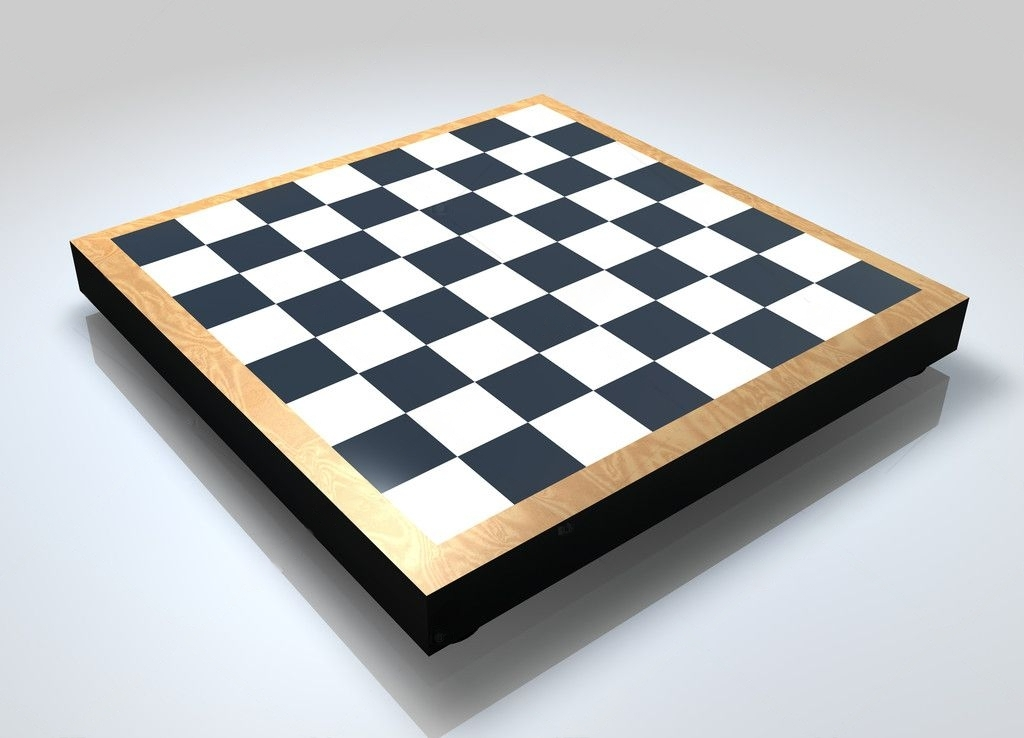
#> input picture 3d_testing/Test_Images/chess2.jpg, 1024 x 738 px; its folder holds only this picture in this run
$ python pose_estimation.py
#> lines starting #> are read from the running program, lines starting #| are printed output that depends on the picture
import cv2
import numpy as np
import glob

# [6 lines of commented-out code are left out]

def draw(img, corners, imgpts):
    imgpts = np.int32(imgpts).reshape(-1,2)

    # draw ground floor in green
    img = cv2.drawContours(img, [imgpts[:4]],-1,(0,255,0),-3)

    # draw pillars in blue color
    for i,j in zip(range(4),range(4,8)):
        img = cv2.line(img, tuple(imgpts[i]), tuple(imgpts[j]),(255),3)

    # draw top layer in red color
    img = cv2.drawContours(img, [imgpts[4:]],-1,(0,0,255),3)

    return img

with np.load("3d_testing//calibration.npz") as X:
#> (reads 3d_testing/calibration.npz from the repository)
    mtx, dist, _, _ = [X[i] for i in ("mtx","dist","rvecs","tvecs")]

criteria = (cv2.TERM_CRITERIA_EPS + cv2.TERM_CRITERIA_MAX_ITER, 30, 0.001)
objp = np.zeros((6*6,3), np.float32)
objp[:,:2] = np.mgrid[0:6,0:6].T.reshape(-1,2)

axis = np.float32([[0,0,0], [0,3,0], [3,3,0], [3,0,0],[0,0,-3],[0,3,-3],[3,3,-3],[3,0,-3] ])

for fname in glob.glob('3d_testing//Test_Images//chess2*.jpg'):
    img = cv2.imread(fname)
#> img is the input picture: shape (738, 1024, 3); mean B, G, R 184.3, 183.1, 181.2
    gray = cv2.cvtColor(img,cv2.COLOR_BGR2GRAY)
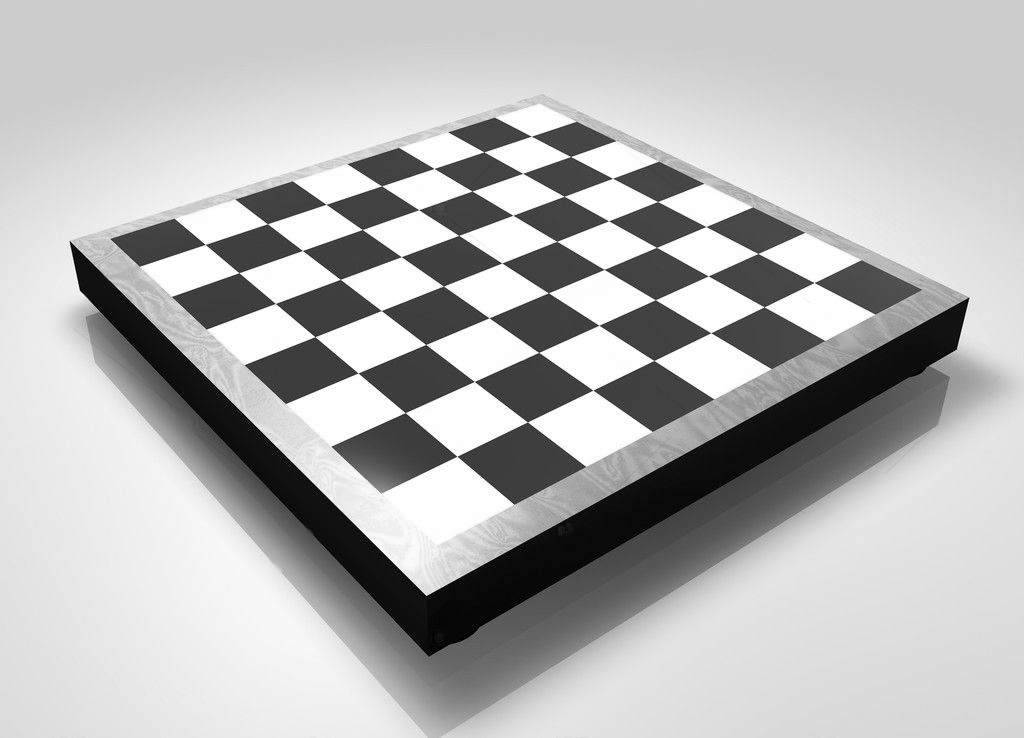
#> gray: shape (738, 1024); min 0, max 255, mean 182.6
    ret, corners = cv2.findChessboardCorners(gray, (6,6),None)
#> ret = True; corners = 36 rows, first 8: [267.4, 223.7], [326, 204.4], [381.6, 185.8], [433.9, 168.4], [483.8, 151.9], [531.4, 136.3], [302.4, 250.5], [362.4, 229.5]


    if ret == True:
        corners2 = cv2.cornerSubPix(gray,corners,(11,11),(-1,-1),criteria)
#> corners2 = 36 rows, first 8: [267.4, 223.7], [326.1, 204.4], [381.5, 185.9], [434.1, 168.5], [483.9, 151.8], [531.3, 136.2], [302.4, 250.5], [362.3, 229.5]

        # Find the rotation and translation vectors.
        _, rvecs, tvecs, inliers = cv2.solvePnPRansac(objp, corners2, mtx, dist)
#> rvecs = [1.23e-311, 1.23e-311, 1.22e-311]; tvecs = [4.94e-323, 2.42e-322, 4.67e-310]
        # print(type(rvecs), type(tvecs))
        # print("ROTATIONVECTOR: ", rvecs)
        # print("TRANSLATIONVECTOR: ", tvecs)
        # project 3D points to image plane
        imgpts, jac = cv2.projectPoints(axis, rvecs, tvecs, mtx, dist)
#> imgpts = [[nan, nan], [nan, nan], [nan, nan], [nan, nan], [446.6, 803.6], [4940.7, 1.26e+10], [1.37e+11, 5.02e+10], [3.42e+10, -497301.7]]

        img = draw(img,corners2,imgpts)
#> in draw, `imgpts = np.int32(imgpts).reshape(-1,2)`: imgpts = [[-2147483648, -2147483648], [-2147483648, -2147483648], [-2147483648, -2147483648], [-2147483648, -2147483648], [446, 803], [4940, -2147483648], [-2147483648, -2147483648], [-2147483648, -497301]]
#> in draw, `img = cv2.drawContours(img, [imgpts[4:]],-1,(0,0,255),3)`:
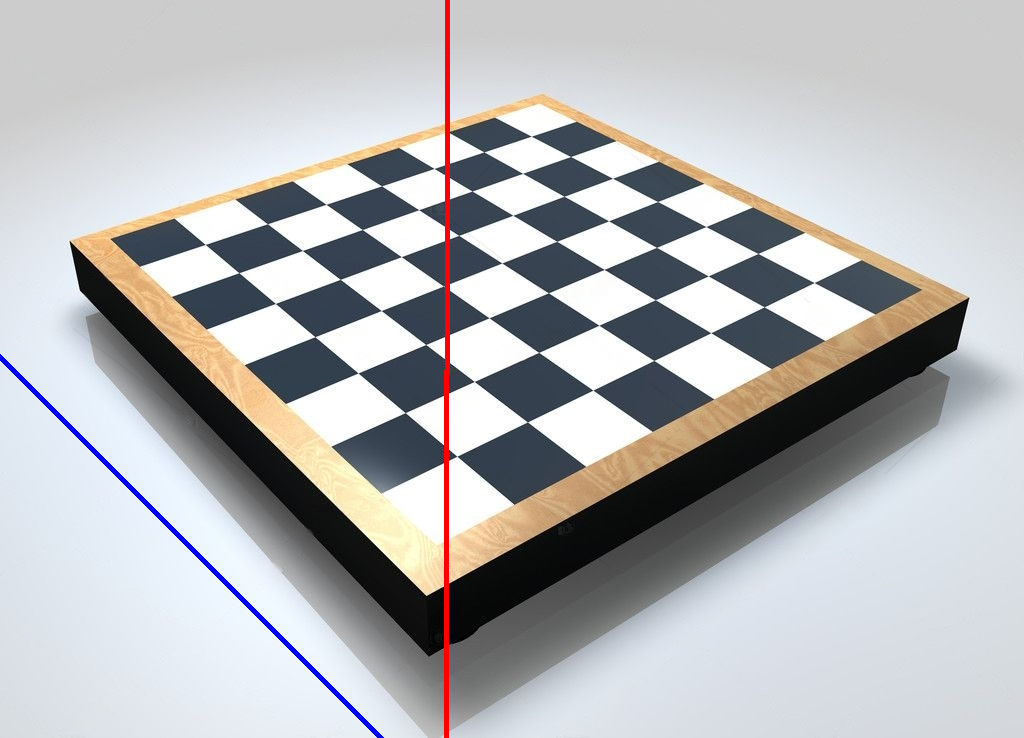
#> img: shape (738, 1024, 3); mean B, G, R 183.6, 181.4, 180.8
        cv2.imshow('img',img)
        k = cv2.waitKey(0) & 0xff
#> (key Esc is pressed here)
        if k == 's':
            cv2.imwrite(fname[:6]+'.png', img)

cv2.destroyAllWindows()
